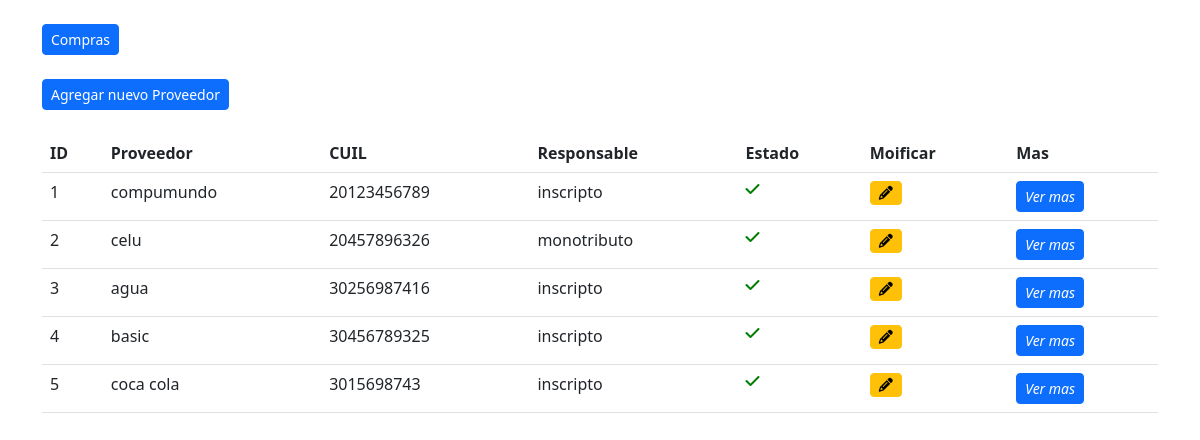
The app's page /proveedores/lista/ with its own data.
### proveedores/models.py (models this page shows, shortened)
class Proveedor(models.Model):
    nombre = models.CharField(verbose_name="Nombre",max_length=50)
    direccion = models.CharField(verbose_name="Direccion",max_length=500)
    telefono = models.IntegerField(verbose_name="Telefono")
    email = models.EmailField(verbose_name="Email", null= False)
    cuil = models.IntegerField(verbose_name="CUIL",unique=True)
    responsable = models.CharField(verbose_name="responsable", null= False,max_length=50)
    facturaT = models.CharField(verbose_name="Tipo Factura", max_length = 5, null= False)
    rubro = models.CharField(verbose_name="Rubro", null=False,max_length=50)
    estado = models.BooleanField(verbose_name="Estado",default=True)

### proveedores/views.py (the view)
# urls.py: path('lista/', views.lista_proveedores, name="lista_proveedores"),
def lista_proveedores(request):
    proveedores = Proveedor.objects.all()
    context = {
        "proveedores": proveedores
    }
    return render(request, "proveedores/lista_proveedores.html", context)

### proveedores/templates/proveedores/lista_proveedores.html (shortened to what this page needs)
{% load static %}
<link rel="stylesheet" href="">
 <link rel="stylesheet" href="" />
 <link rel="stylesheet" href="https://cdnjs.cloudflare.com/ajax/libs/font-awesome/6.2.1/css/all.min.css" />
 <link rel="stylesheet" href="https://cdn.jsdelivr.net/npm/bootstrap@5.2.3/dist/css/bootstrap.min.css" />
 <link href="https://cdn.datatables.net/1.13.4/css/dataTables.bootstrap5.min.css" rel="stylesheet"/>
 <link href="https://cdn.datatables.net/buttons/2.3.6/css/buttons.bootstrap5.min.css" rel="stylesheet"/>
<div class="cabecera">
    <div class="container mt-4" id="tabla">
        <div class="row">
            <div class="col-sm-12 col-md-12 col-lg-12 col-xl-12">
                <a href="{% url 'lista_compras' %}" id="nuevo"><button class='btn btn-sm btn-primary'>Compras</button></a>
                <br><br>
                <a href="{% url 'nuevo_proveedor' %}" id="nuevo"><button class='btn btn-sm btn-primary'>Agregar nuevo Proveedor</button></a>
                <br><br>
                <div class="table-responsive" id="div1">
                    <table id="listado" class="table">
                        <thead>
                            <tr>
                                <th>ID</th>
                                <th>Proveedor</th>
                                <th>CUIL</th>
                                <th>Responsable</th>
                                <th>Estado</th>
                                <th>Moificar</th>
                                <th>Mas</th>
                            </tr>
                        </thead>
                        <tbody>
                            {% for proveedor in proveedores %}
                            <tr>
                                <td>{{proveedor.id}}</td>
                                <td>{{proveedor.nombre}}</td>
                                <td>{{proveedor.cuil}}</td>
                                <td>{{proveedor.responsable}}</td>
                                {% if proveedor.estado %}
                                    <td><a href="{% url 'desactivar_proveedor' proveedor.id %}"><i class='fa-solid fa-check' style='color: green;'></a></td>
                                {% else %}
                                    <td><a href="{% url 'activar_proveedor' proveedor.id %}"><i class='fa-solid fa-xmark' style='color: red;'></a></td>
                                {% endif %}
                                <td><a href="{% url 'editar_proveedor' proveedor.id %}"><button class='btn btn-sm btn-warning'><i class='fa-solid fa-pencil'></i></button></a></td>
                                <td><a href="{% url 'resumen' proveedor.id %}"><button class='btn btn-sm btn-primary'><i>Ver mas</i></button></a></td>
                            </tr>
                            {% endfor %}
                        </tbody>
                    </table>
                </div>
            </div>
        </div>
    </div>
</div>

### records on screen
Proveedor: id "1", nombre "compumundo", cuil "20123456789", responsable "inscripto", estado True (drawn)
Proveedor: id "2", nombre "celu", cuil "20457896326", responsable "monotributo", estado True (drawn)
Proveedor: id "3", nombre "agua", cuil "30256987416", responsable "inscripto", estado True (drawn)
Proveedor: id "4", nombre "basic", cuil "30456789325", responsable "inscripto", estado True (drawn)
Proveedor: id "5", nombre "coca cola", cuil "3015698743", responsable "inscripto", estado True (drawn)
